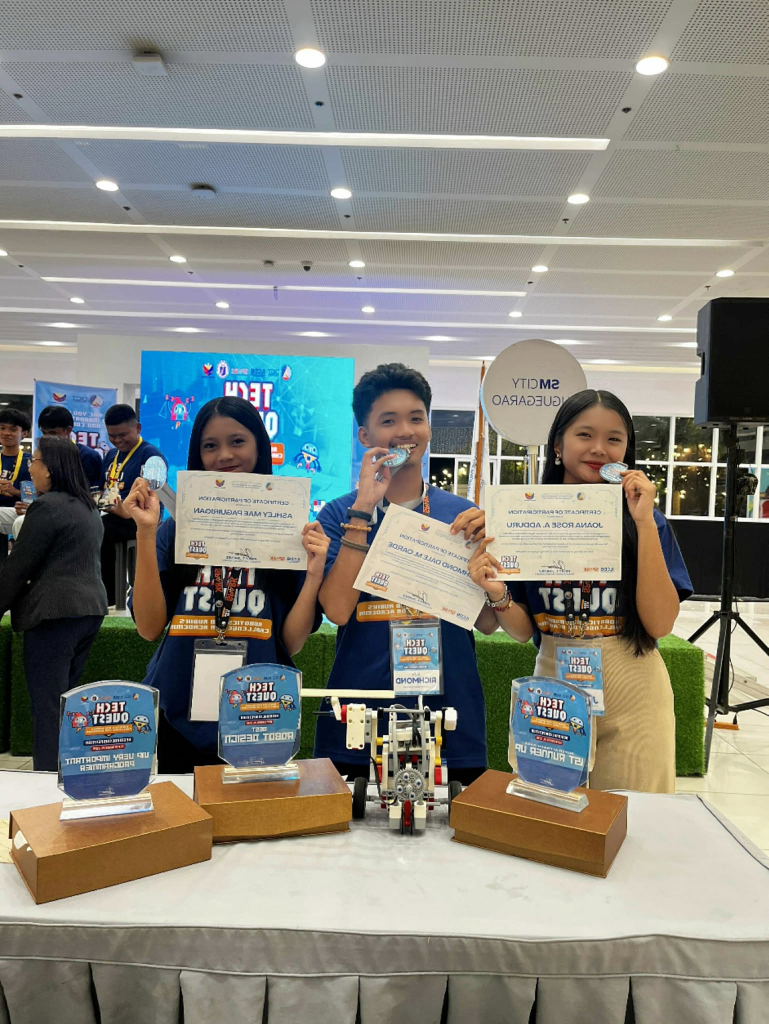
#> input picture for my baby/553861338_642961875545188_6399093193059853519_n.jpg, 1537 x 2048 px (shown at 1/2 size)
$ python -i 'face recognition.py'   (imports and definitions only)
#> lines starting #> are read from the running program, lines starting #| are printed output that depends on the picture
#> further down, picture is the input picture: shape (2048, 1537, 3); mean B, G, R 126, 134.5, 134.8
import cv2
import numpy as np

# Load Haarcascade
face_cascade = cv2.CascadeClassifier("haarcascade_frontalface_default.xml")

def extract_face_gray(frame):
    gray = cv2.cvtColor(frame, cv2.COLOR_BGR2GRAY)
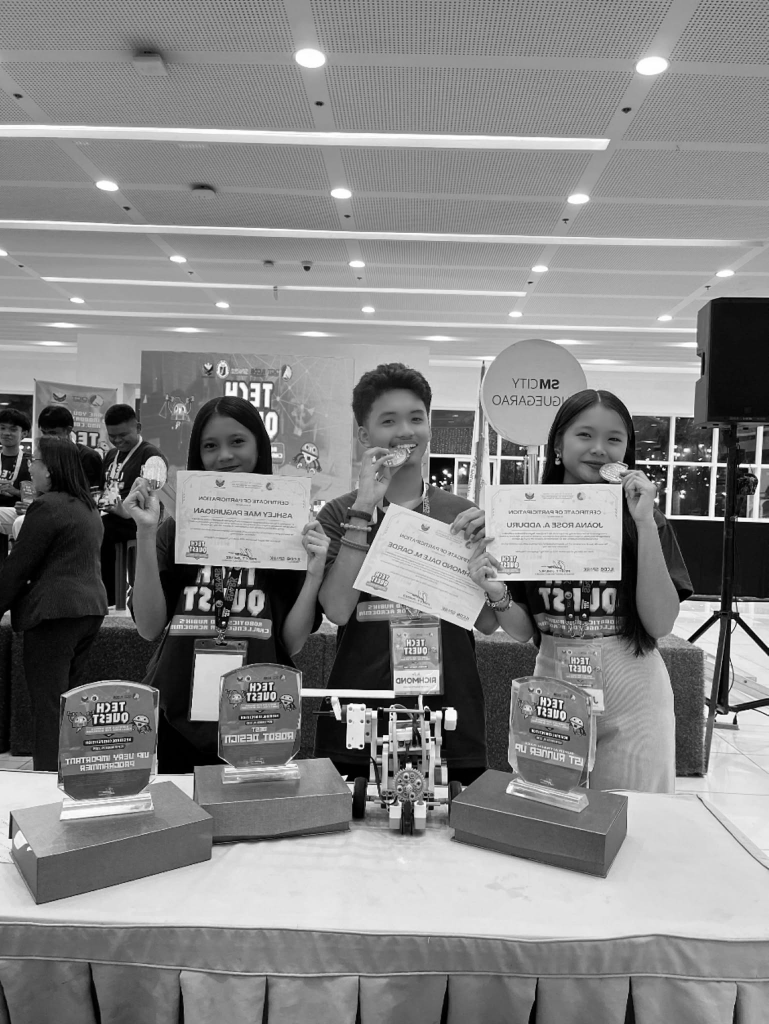
#> gray: shape (2048, 1537) (shown at 1/2 size); min 0, max 255, mean 133.6
    faces = face_cascade.detectMultiScale(gray, 1.3, 5)
#> faces = [[731, 783, 147, 147], [1119, 813, 151, 151]]

    if len(faces) == 0:
        return None

    x, y, w, h = faces[0]
#> x = 731; y = 783; w = 147; h = 147
    face = gray[y:y+h, x:x+w]
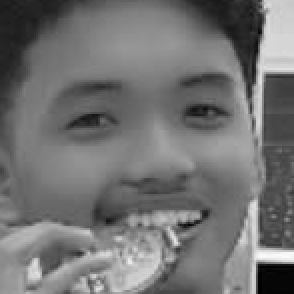
#> face: shape (147, 147) (shown 2 times larger); min 0, max 251, mean 114.5
    face = cv2.resize(face, (200, 200))
#> face: shape (200, 200)

    return face, (x, y, w, h)

# -------------------------------
# STEP 1: ENROLL YOUR FACE
# -------------------------------
# [63 lines left out: functions capture_known_face, verify_live, not called in this run]

# -------------------------------
# MAIN PROGRAM
# -------------------------------
# [10 lines not run here, left out]

>>> import cv2
>>> picture = cv2.imread('../for my baby/553861338_642961875545188_6399093193059853519_n.jpg')
>>> result = extract_face_gray(picture)

$ run again, on for my baby/download (1).jfif
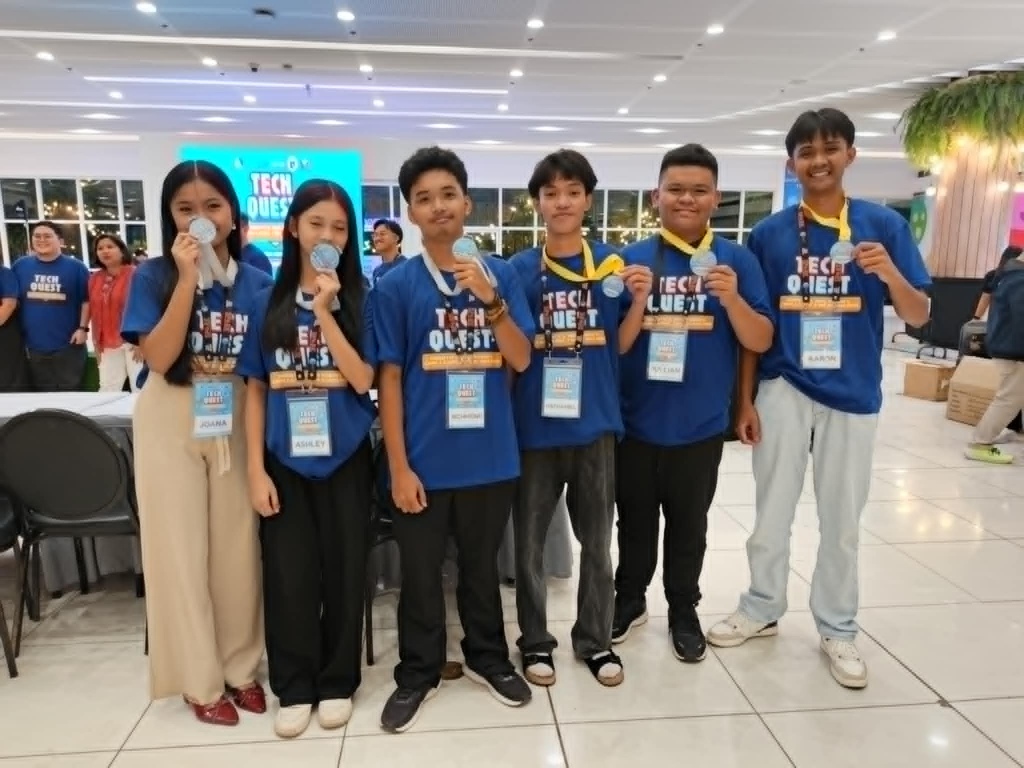
#> input picture for my baby/download (1).jfif, 2048 x 1536 px (shown at 1/2 size)
#> picture is the input picture: shape (1536, 2048, 3); mean B, G, R 128, 131.2, 135.3
#> in extract_face_gray, `gray = cv2.cvtColor(frame, cv2.COLOR_BGR2GRAY)`:
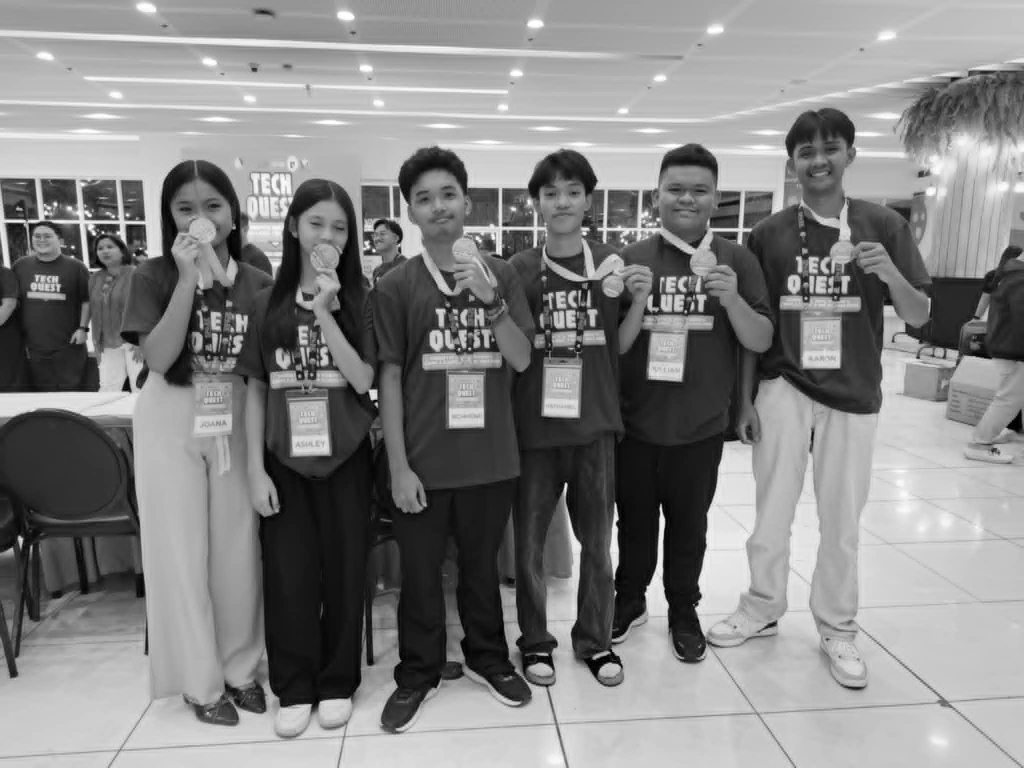
#> gray: shape (1536, 2048) (shown at 1/2 size); min 0, max 255, mean 132.1
#> faces = [[186, 474, 56, 56], [56, 450, 57, 57], [592, 403, 120, 120], [1565, 246, 144, 144], [1311, 332, 122, 122], [1067, 340, 120, 120], [808, 342, 136, 136]]
#> x = 186; y = 474; w = 56
#> in extract_face_gray, `face = gray[y:y+h, x:x+w]`:
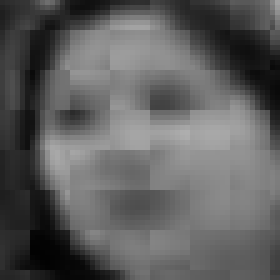
#> face: shape (56, 56) (shown 5 times larger); min 2, max 174, mean 94.4
